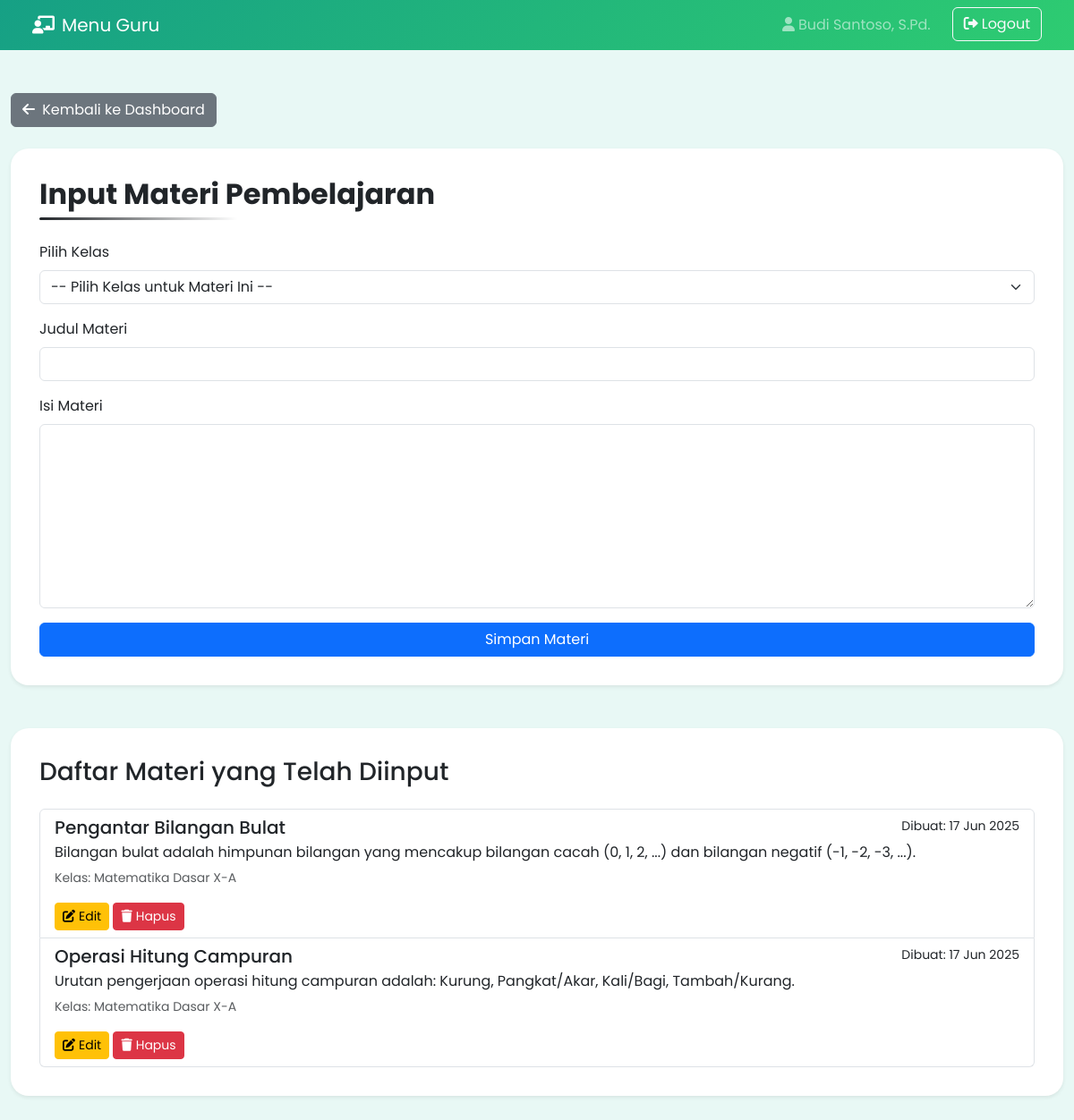
Page /guru/input-materi.php (signed in) on the committed database.
### tables this page shows
CREATE TABLE `materi` (
  `id` int(11) NOT NULL,
  `kelas_id` int(11) NOT NULL,
  `judul` varchar(255) NOT NULL,
  `konten` text NOT NULL,
  `created_at` timestamp NOT NULL DEFAULT current_timestamp()
);

CREATE TABLE `kelas` (
  `id` int(11) NOT NULL,
  `nama_kelas` varchar(100) NOT NULL,
  `deskripsi` text DEFAULT NULL,
  `guru_id` int(11) NOT NULL
);

### guru/input-materi.php (the view, shortened to what this page needs)
<?php
$guru_id = $_SESSION['userId'];
$nama_lengkap = $_SESSION['namaLengkap'];
$database = new Database();
$db = $database->getConnection();
$query_materi = "SELECT m.id, m.judul, m.konten, m.created_at, k.nama_kelas
                 FROM materi m
                 JOIN kelas k ON m.kelas_id = k.id
                 WHERE k.guru_id = :guru_id
                 ORDER BY m.created_at DESC";
$stmt_materi = $db->prepare($query_materi);
$stmt_materi->bindParam(':guru_id', $guru_id);
$stmt_materi->execute();
$daftar_materi = $stmt_materi->fetchAll(PDO::FETCH_ASSOC);
?>
<!DOCTYPE html>
<html lang="id">
<head>
  <link href="https://cdn.jsdelivr.net/npm/bootstrap@5.3.2/dist/css/bootstrap.min.css" rel="stylesheet" />
  <link rel="stylesheet" href="https://cdnjs.cloudflare.com/ajax/libs/font-awesome/6.0.0/css/all.min.css" />
  <link rel="stylesheet" href="../style.css" />
</head>
<body class="guru-theme">
  <nav class="navbar navbar-expand-lg navbar-dark px-4">
    <div class="container">
      <a class="navbar-brand" href="../guru.php"><i class="fas fa-chalkboard-teacher me-2"></i>Menu Guru</a>
      <div class="collapse navbar-collapse">
        <ul class="navbar-nav ms-auto">
          <li class="nav-item">
            <span class="nav-link me-3"><i class="fas fa-user me-1"></i><?php echo htmlspecialchars($nama_lengkap); ?></span>
          </li>
          <li class="nav-item">
            <a href="../logout.php" class="btn btn-outline-light"><i class="fas fa-sign-out-alt me-1"></i>Logout</a>
          </li>
        </ul>
      </div>
    </div>
  </nav>
  <div class="container py-5">
    <a href="../guru.php" class="btn btn-secondary mb-4">
        <i class="fas fa-arrow-left me-1"></i> Kembali ke Dashboard
    </a>
    <div class="card shadow-sm mb-5">
        <div class="card-body p-4">
            <h2 class="text-center mb-4">Input Materi Pembelajaran</h2>
            <form id="materialForm" method="POST" action="">
                <div class="mb-3">
                    <label for="kelas_id" class="form-label">Pilih Kelas</label>
                    <select class="form-select" id="kelas_id" name="kelas_id" required>
                        <option value="" disabled selected>-- Pilih Kelas untuk Materi Ini --</option>
                    </select>
                </div>
                <div class="mb-3">
                    <label for="materialTitle" class="form-label">Judul Materi</label>
                    <input type="text" class="form-control" id="materialTitle" name="materialTitle" required>
                </div>
                <div class="mb-3">
                    <label for="materialContent" class="form-label">Isi Materi</label>
                    <textarea class="form-control" id="materialContent" name="materialContent" rows="8" required></textarea>
                </div>
                <button type="submit" name="simpan_materi" class="btn btn-primary w-100">Simpan Materi</button>
            </form>
        </div>
    </div>
    <div class="card shadow-sm">
        <div class="card-body p-4">
            <h3 class="mb-4">Daftar Materi yang Telah Diinput</h3>
            <?php if (empty($daftar_materi)): ?>
                <div class="alert alert-info">Anda belum menginput materi apapun.</div>
            <?php else: ?>
                <div class="list-group">
                <?php foreach ($daftar_materi as $materi): ?>
                    <div class="list-group-item">
                        <div class="d-flex w-100 justify-content-between">
                            <h5 class="mb-1"><?php echo htmlspecialchars($materi['judul']); ?></h5>
                            <small>Dibuat: <?php echo date('d M Y', strtotime($materi['created_at'])); ?></small>
                        </div>
                        <p class="mb-1" style="white-space: pre-wrap;"><?php echo htmlspecialchars($materi['konten']); ?></p>
                        <small class="text-muted">Kelas: <?php echo htmlspecialchars($materi['nama_kelas']); ?></small>
                        <div class="mt-3">
                            <button type="button" class="btn btn-warning btn-sm" data-bs-toggle="modal" data-bs-target="#editMateriModal"
                                    data-id="<?php echo $materi['id']; ?>"
                                    data-judul="<?php echo htmlspecialchars($materi['judul']); ?>"
                                    data-konten="<?php echo htmlspecialchars($materi['konten']); ?>">
                                <i class="fas fa-edit me-1"></i>Edit
                            </button>
                            <form action="" method="POST" class="d-inline" onsubmit="return confirm('Apakah Anda yakin ingin menghapus materi ini?');">
                                <button type="submit" name="hapus_materi" class="btn btn-danger btn-sm">
                                    <i class="fas fa-trash me-1"></i>Hapus
                                </button>
                            </form>
                        </div>
                    </div>
                <?php endforeach; ?>
                </div>
            <?php endif; ?>
        </div>
    </div>
  </div>
</body>
</html>

### style.css (style rules this page uses)
:root { --siswa-gradient: linear-gradient(135deg, #2980b9 0%, #3498db 100%); --siswa-accent: #3498db; --siswa-light: #e7f5fd; --guru-gradient: linear-gradient(135deg, #16a085 0%, #2ecc71 100%); --guru-accent: #16a085; --guru-light: #e8f8f5; --admin-gradient: linear-gradient(135deg, #8e44ad 0%, #9b59b6 100%); --admin-accent: #8e44ad; --admin-light: #f4ecf7; --login-gradient: linear-gradient(135deg, #6a11cb 0%, #2575fc 100%); }
body, html { font-family: 'Poppins', sans-serif; margin: 0; padding: 0; height: 100%; background-color: #f9fafb; }
.container { max-width: 1200px; }
.card { border: none; border-radius: 20px; overflow: hidden; box-shadow: 0 15px 30px rgba(0, 0, 0, 0.1); transition: all 0.3s ease; margin-bottom: 20px; }
.card-body { padding: 2rem !important; }
body.guru-theme { background-color: var(--guru-light); }
.guru-theme .navbar { background: var(--guru-gradient) !important; }
h2 { font-weight: 700; margin-bottom: 30px; position: relative; display: inline-block; padding-bottom: 10px; }
h2:after { content: ''; position: absolute; bottom: 0; left: 0; width: 50%; height: 3px; background: linear-gradient(to right, currentColor, transparent); border-radius: 10px; }

### rows in the picture
materi: judul "Pengantar Bilangan Bulat", created_at "17 Jun 2025", konten "Bilangan bulat adalah himpunan bilangan yang mencakup bilangan cacah (0, 1, 2, ...) dan bilangan negatif (-1, -2, -3, ...).", kelas.nama_kelas "Matematika Dasar X-A"
materi: judul "Operasi Hitung Campuran", created_at "17 Jun 2025", konten "Urutan pengerjaan operasi hitung campuran adalah: Kurung, Pangkat/Akar, Kali/Bagi, Tambah/Kurang.", kelas.nama_kelas "Matematika Dasar X-A"

### other values in the picture
$nama_lengkap "Budi Santoso, S.Pd."
